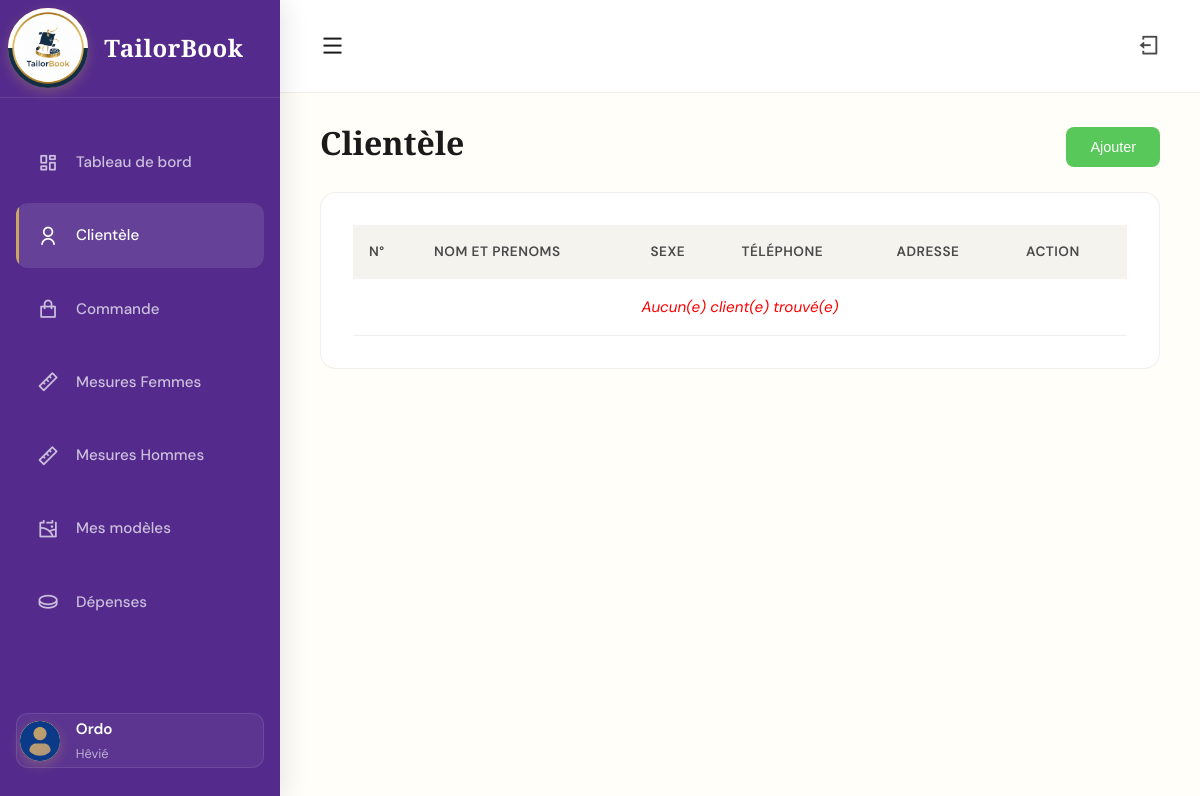
Page /clients/ (signed in) on the earlier database version.
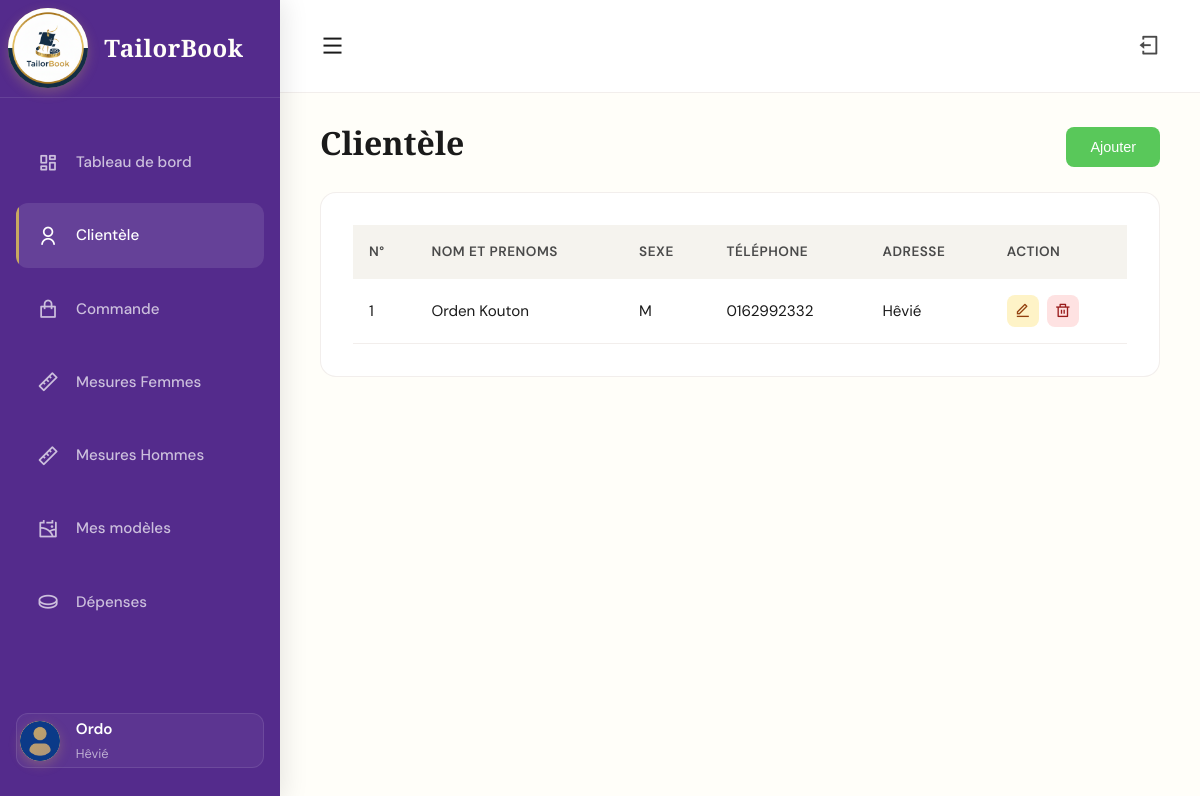
Same page on the later database version.
### accounts/models.py (models this page shows, shortened)
class CustomUser(AbstractUser):
    username = models.CharField(max_length=150, unique=True)
    email = models.EmailField(blank=True, null=True)
    is_email_verified = models.BooleanField(default=False)
    verification_code = models.CharField(max_length=6, blank=True, null=True)
    objects = CustomUserManager()
    USERNAME_FIELD = 'username'
    REQUIRED_FIELDS = []

class Profile(models.Model):
    user = models.OneToOneField(CustomUser, on_delete=models.CASCADE)
    nom_atelier = models.CharField(max_length=150)
    contact = models.CharField(max_length=20)
    adresse = models.CharField(max_length=100)

### clients/models.py (models this page shows, shortened)
class Client(models.Model):
    SEXE_CHOICES = (
        ('M', 'Masculin'),
        ('F', 'Féminin'),
    )
    atelier = models.ForeignKey(
        settings.AUTH_USER_MODEL,
        on_delete=models.CASCADE,
        related_name="clients"
    )
    nom_prenom = models.CharField(max_length=100)
    sexe = models.CharField(max_length=1, choices=SEXE_CHOICES)
    telephone = models.CharField(max_length=20)
    adresse = models.TextField(blank=True)
    date_creation = models.DateTimeField(auto_now_add=True)

### clients/views.py (the view)
# urls.py: path("", views.client, name="client"),
@login_required
def client(request):
    form = ClientForm(user=request.user)
    client = Client.objects.filter(atelier=request.user).order_by('-id')
    paginator = Paginator(client, 10)
    page = request.GET.get('page')
    try:
        clients = paginator.page(page)
    except PageNotAnInteger:
        clients = paginator.page(1)
    except EmptyPage:
        clients = paginator.page(paginator.num_pages)
    return render(request, 'client.html', {
        "form": form,
        'client': clients
    })

### clients/templates/client.html (shortened to what this page needs)
{% extends "base.html" %}
{% block content %}
    <div class="page-content" style="animation: fadeInUp 0.6s ease;">
        <div style="display: flex; justify-content: space-between; align-items: center; margin-bottom: 1rem; margin-top: -1rem;">
            <div>
                <h2 style="font-family: 'Cormorant Garamond', serif; font-size: 2rem; margin-bottom: 0.5rem;">Clientèle</h2>
            </div>
            <button class="card-action" style="padding: 0.75rem 1.5rem; background-color: #59c85a; color: white;" onclick="openModalAddClient()">
                Ajouter
            </button>
        </div>
        <div class="card">
            <div class="table-container">
                <table>
                    <thead>
                        <tr>
                            <th>N°</th>
                            <th>Nom et Prenoms</th>
                            <th>Sexe</th>
                            <th>Téléphone</th>
                            <th>Adresse</th>
                            <th>Action</th>
                        </tr>
                    </thead>
                    <tbody>
                        {% for c in client %}
                            <tr>
                                <td>{{ forloop.counter }}</td>
                                <td>{{ c.nom_prenom }}</td>
                                <td>{{ c.sexe }}</td>
                                <td>{{ c.telephone }}</td>
                                <td>{{ c.adresse }}</td>
                                <td>
                                    <div class="action-buttons">
                                        <button
                                            class="action-btn btn-edit"
                                            title="Modifier"
                                            onclick="openModalEditClient(
                                                '{{ c.id }}',
                                                '{{ c.nom_prenom|escapejs }}',
                                                '{{ c.sexe|escapejs }}',
                                                '{{ c.telephone|escapejs }}',
                                                '{{ c.adresse|escapejs }}'
                                            )">
                                            <i class="ri-edit-line"></i>
                                        </button>
                                        <button class="action-btn btn-delete" title="Supprimer"  onclick="openModalDeleteClient('{{ c.id }}', '{{ c.nom_prenom|escapejs }}')">
                                            <i class="ri-delete-bin-line"></i>
                                        </button>
                                    </div>
                                </td>
                            </tr>
                        {% empty %}
                        <tr>
                            <td colspan="6" style="text-align: center; color: red; font-style: italic;">Aucun(e) client(e) trouvé(e)
                            </td>
                        </tr>
                        {% endfor %}
                    </tbody>
                </table>
            </div>
        </div>
    </div>
{% endblock %}

### dashboard/templates/base.html (shortened to what this page needs)
{% load form_tags %}
{% load static %}
<!DOCTYPE html>
<html lang="fr">
<head>
    <link rel="stylesheet" href="{% static 'css/dash.css' %}">
    <link rel="stylesheet" href="https://cdnjs.cloudflare.com/ajax/libs/remixicon/4.6.0/remixicon.min.css">
</head>
<body>
    <aside class="sidebar" id="sidebar">
        <div class="logo-section">
            <div class="logo-content" style="padding: 1%; margin: -12%;">
                <img class="logo-icon" src="{% static 'images/logo.png' %}" alt="">
                <span class="logo-text">TailorBook</span>
            </div>
        </div>
        <nav class="nav-menu">
            <div class="nav-item">
                <a href="{% url 'dashboard' %}" class="nav-link {% if request.resolver_match.url_name == 'dashboard' %}active{% endif %}" data-page="dashboard">
                    <i class="ri-dashboard-line nav-icon"></i>
                    <span>Tableau de bord</span>
                </a>
            </div>
            <div class="nav-item">
                <a href="{% url 'client' %}" class="nav-link {% if request.resolver_match.url_name == 'client' %}active{% endif %}" data-page="clients">
                    <i class="ri-user-line nav-icon"></i>
                    <span>Clientèle</span>
                </a>
            </div>
            <div class="nav-item">
                <a href="{% url 'commande' %}" class="nav-link {% if request.resolver_match.url_name == 'commande' %}active{% endif %}" data-page="commandes">
                    <i class="ri-shopping-bag-line nav-icon"></i>
                    <span>Commande</span>
                </a>
            </div>
            <div class="nav-item">
                <a href="{% url 'mesures_femmes' %}" class="nav-link {% if request.resolver_match.url_name == 'mesures_femmes' %}active{% endif %}" data-page="mesures_femmes">
                    <i class="ri-ruler-line nav-icon"></i>
                    <span>Mesures Femmes</span>
                </a>
            </div>
            <div class="nav-item">
                <a href="{% url 'mesures_hommes' %}" class="nav-link {% if request.resolver_match.url_name == 'mesures_hommes' %}active{% endif %}" data-page="mesures_hommes">
                    <i class="ri-ruler-line nav-icon"></i>
                    <span>Mesures Hommes</span>
                </a>
            </div>
            <div class="nav-item">
                <a href="{% url 'modeles' %}" class="nav-link {% if request.resolver_match.url_name == 'modeles' %}active{% endif %}" data-page="modeles">
                    <i class="ri-gallery-line nav-icon"></i>
                    <span>Mes modèles</span>
                </a>
            </div>
            <div class="nav-item">
                <a href="{% url 'depenses' %}" class="nav-link {% if request.resolver_match.url_name == 'depenses' %}active{% endif %}" data-page="depenses">
                    <i class="ri-coin-line nav-icon"></i>
                    <span>Dépenses</span>
                </a>
            </div>
        </nav>
        <div class="user-section" style="padding: 1%;">
            <div class="user-info">
                <div class="user-avatar">
                    <img class="avatar-icon" src="{% static 'images/user.png' %}" alt="">
                </div>
                <div class="user-details">
                    <div class="user-name">{{ request.user.profile.nom_atelier }}</div>
                    <div class="user-role">{{ request.user.profile.adresse }}</div>
                </div>
            </div>
        </div>
    </aside>
    <main class="main-content" id="mainContent">
        <div class="topbar">
            <div class="topbar-left">
                <button class="menu-toggle" id="menuToggle">
                    <i class="ri-menu-line"></i>
                </button>
            </div>
            <div class="topbar-right">
                <button class="notification-btn" onclick="openModalLogout()" title="Déconnexion">
                    <i class="ri-logout-box-line"></i>
                </button>
            </div>
        </div>
        <div class="content" id="content">
            {% block content %}
            {% endblock %}
        </div>
    </main>
</body>
</html>

Differences in the rows shown:
added Client: nom_prenom "Orden Kouton", sexe "M", telephone "0162992332", adresse "Hêvié"
Other differences:
text no longer shown: "Aucun(e) client(e) trouvé(e)"
